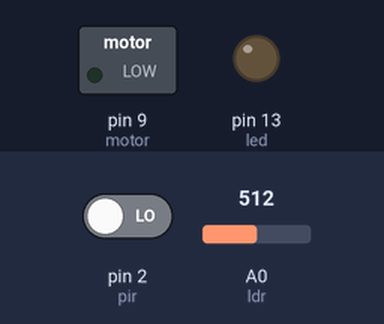
Bench run of a sketch on a simulated Arduino Uno, built with avr-gcc and run on an emulated ATmega328P. On the bench: switched loads named in the sketch (green lamp = pin HIGH), output pins drawn as LEDs (lit = HIGH). Inputs (shaded band) come from the test bench; at power-on: pin 2 (pir) LOW, A0 (ldr) = 512.

Above: at 1.2 s.
1.3 s: pin 2 (pir) driven HIGH
At 2.1 s:
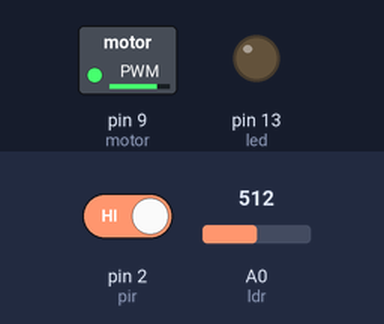
2.8 s: A0 (ldr) set to 488
At 3.2 s:
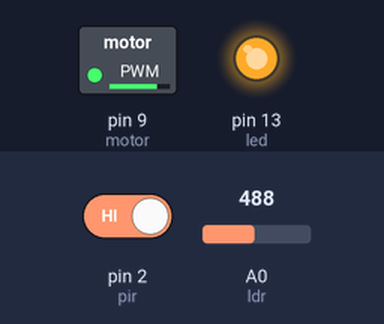
4.3 s: A0 (ldr) set to 510
At 5.5 s:
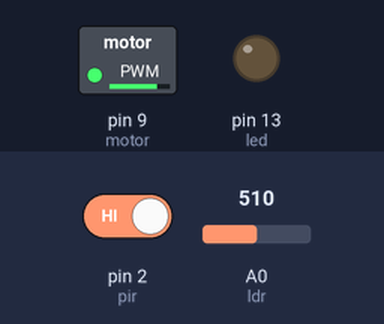
5.8 s: A0 (ldr) set to 490
At 6.7 s:
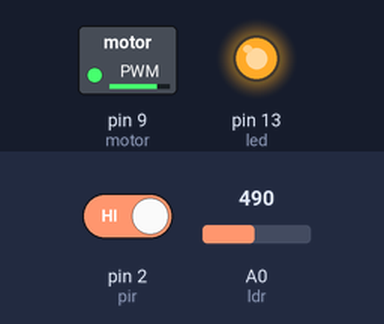
Timing chart, 0 to 8.3 s (numbered marks = the images above; inputs shaded):
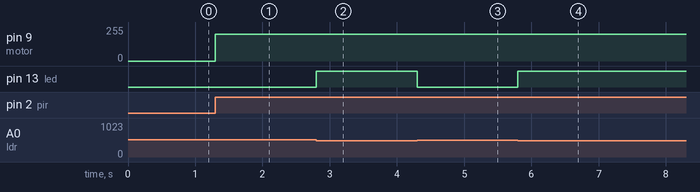

The sketch:

code.ino
```cpp
int ldr = A0;
int pir = 2;
int led = 13;
int motor = 9;

void setup() {
  pinMode(pir, INPUT);
  pinMode(led, OUTPUT);
  pinMode(motor, OUTPUT);
}

void loop() {
  int light = analogRead(ldr);
  int motion = digitalRead(pir);

  if (light < 500 && motion == HIGH) {
    digitalWrite(led, HIGH);
  } else {
    digitalWrite(led, LOW);
  }

  if (motion == HIGH) {
    analogWrite(motor, 200);
  } else {
    analogWrite(motor, 0);
  }
}
```

Measured:
- the behaviour switches between 500 and 499 on A0 (ldr) (found by bisection; images 1 and 2)
- after the input at 1.3 s, pin 9 (motor): 0/255 → 200/255 at once
- after the input at 2.8 s, pin 13 (led): LOW → HIGH at once
- after the input at 4.3 s, pin 13 (led): HIGH → LOW at once
- after the input at 5.8 s, pin 13 (led): LOW → HIGH at once
